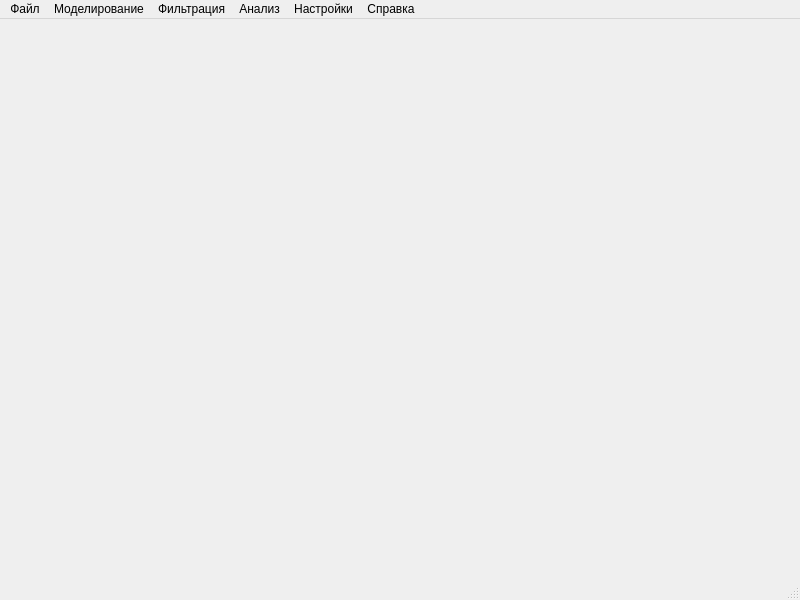
<?xml version="1.0" encoding="UTF-8"?>
<ui version="4.0">
 <class>MainWindow</class>
 <widget class="QMainWindow" name="MainWindow">
  <property name="geometry">
   <rect>
    <x>0</x>
    <y>0</y>
    <width>800</width>
    <height>600</height>
   </rect>
  </property>
  <property name="windowTitle">
   <string>MainWindow</string>
  </property>
  <widget class="QWidget" name="centralwidget"/>
  <widget class="QMenuBar" name="menubar">
   <property name="geometry">
    <rect>
     <x>0</x>
     <y>0</y>
     <width>800</width>
     <height>24</height>
    </rect>
   </property>
   <widget class="QMenu" name="menu">
    <property name="title">
     <string>Файл</string>
    </property>
    <addaction name="fileOpen"/>
    <addaction name="fileSave"/>
    <addaction name="action_3"/>
   </widget>
   <widget class="QMenu" name="menu_2">
    <property name="title">
     <string>Моделирование</string>
    </property>
    <addaction name="action_1"/>
    <addaction name="action_9"/>
   </widget>
   <widget class="QMenu" name="menu_3">
    <property name="title">
     <string>Фильтрация</string>
    </property>
    <addaction name="action_4"/>
    <addaction name="action_8"/>
   </widget>
   <widget class="QMenu" name="menu_4">
    <property name="title">
     <string>Анализ</string>
    </property>
    <addaction name="action_5"/>
   </widget>
   <widget class="QMenu" name="menu_5">
    <property name="title">
     <string>Настройки</string>
    </property>
    <addaction name="action_6"/>
   </widget>
   <widget class="QMenu" name="menu_6">
    <property name="title">
     <string>Справка</string>
    </property>
    <addaction name="action_7"/>
   </widget>
   <addaction name="menu"/>
   <addaction name="menu_2"/>
   <addaction name="menu_3"/>
   <addaction name="menu_4"/>
   <addaction name="menu_5"/>
   <addaction name="menu_6"/>
  </widget>
  <widget class="QStatusBar" name="statusbar"/>
  <action name="fileOpen">
   <property name="text">
    <string>Открыть</string>
   </property>
  </action>
  <action name="fileSave">
   <property name="text">
    <string>Сохранить</string>
   </property>
  </action>
  <action name="action_3">
   <property name="text">
    <string>Убить</string>
   </property>
  </action>
  <action name="action_1">
   <property name="text">
    <string>Пунк1</string>
   </property>
  </action>
  <action name="action_4">
   <property name="text">
    <string>Пункт1</string>
   </property>
  </action>
  <action name="action_5">
   <property name="text">
    <string>Пункт1</string>
   </property>
  </action>
  <action name="action_6">
   <property name="text">
    <string>Пункт1</string>
   </property>
  </action>
  <action name="action_7">
   <property name="text">
    <string>Пункт1</string>
   </property>
  </action>
  <action name="action_8">
   <property name="text">
    <string>Пункт2</string>
   </property>
  </action>
  <action name="action_9">
   <property name="text">
    <string>Пункт2</string>
   </property>
  </action>
 </widget>
 <resources/>
 <connections/>
</ui>
